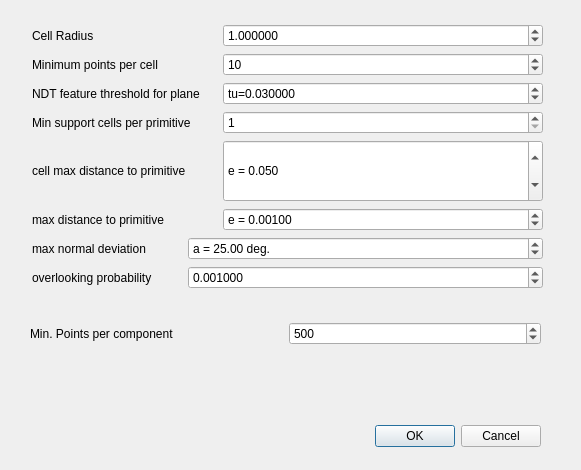
<?xml version="1.0" encoding="UTF-8"?>
<ui version="4.0">
 <class>NdtRansacDlg</class>
 <widget class="QDialog" name="NdtRansacDlg">
  <property name="geometry">
   <rect>
    <x>0</x>
    <y>0</y>
    <width>581</width>
    <height>470</height>
   </rect>
  </property>
  <property name="windowTitle">
   <string>NDT Ransac Plane Dectection</string>
  </property>
  <widget class="QDialogButtonBox" name="buttonBox">
   <property name="geometry">
    <rect>
     <x>200</x>
     <y>420</y>
     <width>341</width>
     <height>32</height>
    </rect>
   </property>
   <property name="orientation">
    <enum>Qt::Horizontal</enum>
   </property>
   <property name="standardButtons">
    <set>QDialogButtonBox::Cancel|QDialogButtonBox::Ok</set>
   </property>
  </widget>
  <widget class="QWidget" name="layoutWidget_9">
   <property name="geometry">
    <rect>
     <x>30</x>
     <y>320</y>
     <width>511</width>
     <height>27</height>
    </rect>
   </property>
   <layout class="QHBoxLayout" name="horizontalLayout_9">
    <item>
     <widget class="QLabel" name="label_9">
      <property name="text">
       <string>Min. Points per component</string>
      </property>
     </widget>
    </item>
    <item>
     <widget class="QDoubleSpinBox" name="minPtsPerCCSpinBox">
      <property name="toolTip">
       <string>Probability that no better candidate was overlooked during sampling (the lower the better!)</string>
      </property>
      <property name="decimals">
       <number>0</number>
      </property>
      <property name="minimum">
       <double>1.000000000000000</double>
      </property>
      <property name="maximum">
       <double>10000000.000000000000000</double>
      </property>
      <property name="singleStep">
       <double>1.000000000000000</double>
      </property>
      <property name="value">
       <double>500.000000000000000</double>
      </property>
     </widget>
    </item>
   </layout>
  </widget>
  <widget class="QWidget" name="layoutWidget">
   <property name="geometry">
    <rect>
     <x>32</x>
     <y>24</y>
     <width>511</width>
     <height>265</height>
    </rect>
   </property>
   <layout class="QGridLayout" name="gridLayout">
    <item row="0" column="0">
     <widget class="QLabel" name="label_6">
      <property name="text">
       <string>Cell Radius</string>
      </property>
     </widget>
    </item>
    <item row="1" column="0" colspan="3">
     <widget class="QLabel" name="label_8">
      <property name="text">
       <string>Minimum points per cell</string>
      </property>
     </widget>
    </item>
    <item row="2" column="0" colspan="4">
     <widget class="QLabel" name="label_7">
      <property name="text">
       <string>NDT feature threshold for plane</string>
      </property>
     </widget>
    </item>
    <item row="2" column="4">
     <widget class="QDoubleSpinBox" name="tuThresholdSpinBox">
      <property name="toolTip">
       <string>Probability that no better candidate was overlooked during sampling (the lower the better!)</string>
      </property>
      <property name="prefix">
       <string>tu=</string>
      </property>
      <property name="decimals">
       <number>6</number>
      </property>
      <property name="maximum">
       <double>1.000000000000000</double>
      </property>
      <property name="singleStep">
       <double>0.001000000000000</double>
      </property>
      <property name="value">
       <double>0.030000000000000</double>
      </property>
     </widget>
    </item>
    <item row="3" column="0" colspan="4">
     <widget class="QLabel" name="label">
      <property name="text">
       <string>Min support cells per primitive</string>
      </property>
     </widget>
    </item>
    <item row="3" column="4">
     <widget class="QSpinBox" name="supportPointsSpinBox">
      <property name="toolTip">
       <string>This is the minimal number of points required for a primitive</string>
      </property>
      <property name="statusTip">
       <string>This is the minimal number of points required for a primitive</string>
      </property>
      <property name="whatsThis">
       <string>This is the minimal number of points required for a primitive</string>
      </property>
      <property name="minimum">
       <number>1</number>
      </property>
      <property name="maximum">
       <number>10000000</number>
      </property>
      <property name="singleStep">
       <number>1</number>
      </property>
      <property name="value">
       <number>1</number>
      </property>
     </widget>
    </item>
    <item row="4" column="0" colspan="4">
     <widget class="QLabel" name="label_2">
      <property name="text">
       <string>cell max distance to primitive</string>
      </property>
     </widget>
    </item>
    <item row="4" column="4">
     <widget class="QDoubleSpinBox" name="cellepsilonDoubleSpinBox">
      <property name="enabled">
       <bool>true</bool>
      </property>
      <property name="sizePolicy">
       <sizepolicy hsizetype="Expanding" vsizetype="Minimum">
        <horstretch>0</horstretch>
        <verstretch>0</verstretch>
       </sizepolicy>
      </property>
      <property name="toolTip">
       <string>Maximum distance of samples to the ideal shape</string>
      </property>
      <property name="prefix">
       <string>e = </string>
      </property>
      <property name="decimals">
       <number>3</number>
      </property>
      <property name="maximum">
       <double>1000000000.000000000000000</double>
      </property>
      <property name="singleStep">
       <double>0.010000000000000</double>
      </property>
      <property name="value">
       <double>0.050000000000000</double>
      </property>
     </widget>
    </item>
    <item row="5" column="0" colspan="3">
     <widget class="QLabel" name="label_3">
      <property name="text">
       <string>max distance to primitive</string>
      </property>
     </widget>
    </item>
    <item row="5" column="4">
     <widget class="QDoubleSpinBox" name="epsilonDoubleSpinBox">
      <property name="toolTip">
       <string>Maximum distance of samples to the ideal shape</string>
      </property>
      <property name="prefix">
       <string>e = </string>
      </property>
      <property name="decimals">
       <number>5</number>
      </property>
      <property name="maximum">
       <double>1000.000000000000000</double>
      </property>
      <property name="singleStep">
       <double>0.001000000000000</double>
      </property>
      <property name="value">
       <double>0.001000000000000</double>
      </property>
     </widget>
    </item>
    <item row="6" column="0" colspan="2">
     <widget class="QLabel" name="label_4">
      <property name="text">
       <string>max normal deviation</string>
      </property>
     </widget>
    </item>
    <item row="7" column="0" colspan="3">
     <widget class="QLabel" name="label_5">
      <property name="text">
       <string>overlooking probability</string>
      </property>
     </widget>
    </item>
    <item row="7" column="3" colspan="2">
     <widget class="QDoubleSpinBox" name="probaDoubleSpinBox">
      <property name="toolTip">
       <string>Probability that no better candidate was overlooked during sampling (the lower the better!)</string>
      </property>
      <property name="decimals">
       <number>6</number>
      </property>
      <property name="maximum">
       <double>1.000000000000000</double>
      </property>
      <property name="singleStep">
       <double>0.001000000000000</double>
      </property>
      <property name="value">
       <double>0.001000000000000</double>
      </property>
     </widget>
    </item>
    <item row="1" column="4">
     <widget class="QDoubleSpinBox" name="minPtsPerCellSpinBox">
      <property name="toolTip">
       <string>Probability that no better candidate was overlooked during sampling (the lower the better!)</string>
      </property>
      <property name="decimals">
       <number>0</number>
      </property>
      <property name="minimum">
       <double>3.000000000000000</double>
      </property>
      <property name="maximum">
       <double>10000.000000000000000</double>
      </property>
      <property name="singleStep">
       <double>1.000000000000000</double>
      </property>
      <property name="value">
       <double>10.000000000000000</double>
      </property>
     </widget>
    </item>
    <item row="6" column="3" colspan="2">
     <widget class="QDoubleSpinBox" name="maxNormDevAngleSpinBox">
      <property name="toolTip">
       <string>Maximum deviation from the ideal shape normal vector (in degrees)</string>
      </property>
      <property name="prefix">
       <string>a = </string>
      </property>
      <property name="suffix">
       <string> deg.</string>
      </property>
      <property name="maximum">
       <double>90.000000000000000</double>
      </property>
      <property name="singleStep">
       <double>1.000000000000000</double>
      </property>
      <property name="value">
       <double>25.000000000000000</double>
      </property>
     </widget>
    </item>
    <item row="0" column="4">
     <widget class="QDoubleSpinBox" name="cellRaidiusSpinBox">
      <property name="toolTip">
       <string>Probability that no better candidate was overlooked during sampling (the lower the better!)</string>
      </property>
      <property name="decimals">
       <number>6</number>
      </property>
      <property name="maximum">
       <double>10000.000000000000000</double>
      </property>
      <property name="singleStep">
       <double>0.001000000000000</double>
      </property>
      <property name="value">
       <double>1.000000000000000</double>
      </property>
     </widget>
    </item>
   </layout>
  </widget>
 </widget>
 <tabstops>
  <tabstop>tuThresholdSpinBox</tabstop>
  <tabstop>supportPointsSpinBox</tabstop>
  <tabstop>cellepsilonDoubleSpinBox</tabstop>
  <tabstop>epsilonDoubleSpinBox</tabstop>
  <tabstop>maxNormDevAngleSpinBox</tabstop>
  <tabstop>probaDoubleSpinBox</tabstop>
  <tabstop>buttonBox</tabstop>
 </tabstops>
 <resources/>
 <connections>
  <connection>
   <sender>buttonBox</sender>
   <signal>accepted()</signal>
   <receiver>NdtRansacDlg</receiver>
   <slot>accept()</slot>
   <hints>
    <hint type="sourcelabel">
     <x>248</x>
     <y>254</y>
    </hint>
    <hint type="destinationlabel">
     <x>157</x>
     <y>274</y>
    </hint>
   </hints>
  </connection>
  <connection>
   <sender>buttonBox</sender>
   <signal>rejected()</signal>
   <receiver>NdtRansacDlg</receiver>
   <slot>reject()</slot>
   <hints>
    <hint type="sourcelabel">
     <x>316</x>
     <y>260</y>
    </hint>
    <hint type="destinationlabel">
     <x>286</x>
     <y>274</y>
    </hint>
   </hints>
  </connection>
 </connections>
</ui>
